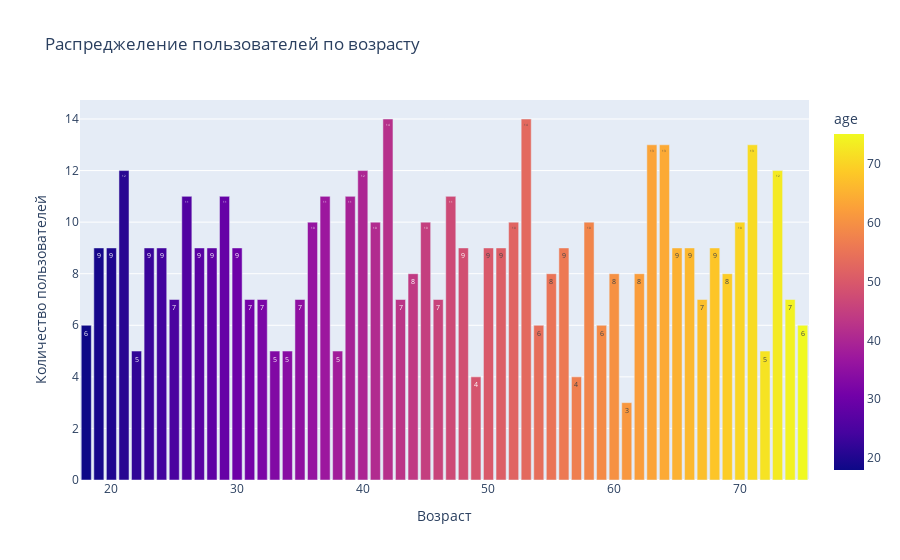

The notebook cell this image was saved under:
### Markdown cell above
Большинство пользователей в выборке из Москвы и СпБ.
Посмотрим какой у них возраст.

### Code cell
# сгруппируем пользователей по возрасту
age_data = users.groupby(['age']).count().sort_values(by='user_id', ascending=False).reset_index()
# визуализируем данные
fig = px.bar(age_data,
             x='age',
             y='user_id',
             color='age',
             text_auto=True,
             title="Распреджеление пользователей по возрасту")

fig.update_layout(
    showlegend=True,
    xaxis_title="Возраст",
    yaxis_title="Количество пользователей"
)

fig.show()

### Figure 1 — Plotly figure (JSON) as saved in the notebook; plotly's stock layout.template omitted (floating-point values rounded to 4 significant figures)
{"data": [{"alignmentgroup": "True", "hovertemplate": "age=%{marker.color}<br>user_id=%{y}<extra></extra>", "legendgroup": "", "marker": {"color": [53, 42, 63, 64, 71, 21, 40, 73, 29, 39, 37, 47, 26, 41, 45, 58, 36, 70, 52, 65, 66, 56, 68, 20, 51, 50, 48, 30, 19, 24, 28, 27, 23, 62, 60, 55, 69, 44, 25, 31, 35, 67, 74, 43, 32, 46, 18, 59, 54, 75, 38, 34, 72, 33, 22, 57, 49, 61], "coloraxis": "coloraxis", "pattern": {"shape": ""}}, "name": "", "offsetgroup": "", "orientation": "v", "showlegend": false, "textposition": "auto", "texttemplate": "%{y}", "x": [53, 42, 63, 64, 71, 21, 40, 73, 29, 39, 37, 47, 26, 41, 45, 58, 36, 70, 52, 65, 66, 56, 68, 20, 51, 50, 48, 30, 19, 24, 28, 27, 23, 62, 60, 55, 69, 44, 25, 31, 35, 67, 74, 43, 32, 46, 18, 59, 54, 75, 38, 34, 72, 33, 22, 57, 49, 61], "xaxis": "x", "y": [14, 14, 13, 13, 13, 12, 12, 12, 11, 11, 11, 11, 11, 10, 10, 10, 10, 10, 10, 9, 9, 9, 9, 9, 9, 9, 9, 9, 9, 9, 9, 9, 9, 8, 8, 8, 8, 8, 7, 7, 7, 7, 7, 7, 7, 7, 6, 6, 6, 6, 5, 5, 5, 5, 5, 4, 4, 3], "yaxis": "y", "type": "bar"}], "layout": {"xaxis": {"anchor": "y", "domain": [0.0, 1.0], "title": {"text": "Возраст"}}, "yaxis": {"anchor": "x", "domain": [0.0, 1.0], "title": {"text": "Количество пользователей"}}, "coloraxis": {"colorbar": {"title": {"text": "age"}}, "colorscale": [[0.0, "#0d0887"], [0.1111, "#46039f"], [0.2222, "#7201a8"], [0.3333, "#9c179e"], [0.4444, "#bd3786"], [0.5556, "#d8576b"], [0.6667, "#ed7953"], [0.7778, "#fb9f3a"], [0.8889, "#fdca26"], [1.0, "#f0f921"]]}, "legend": {"tracegroupgap": 0}, "title": {"text": "Распреджеление пользователей по возрасту"}, "barmode": "relative", "showlegend": true}}
